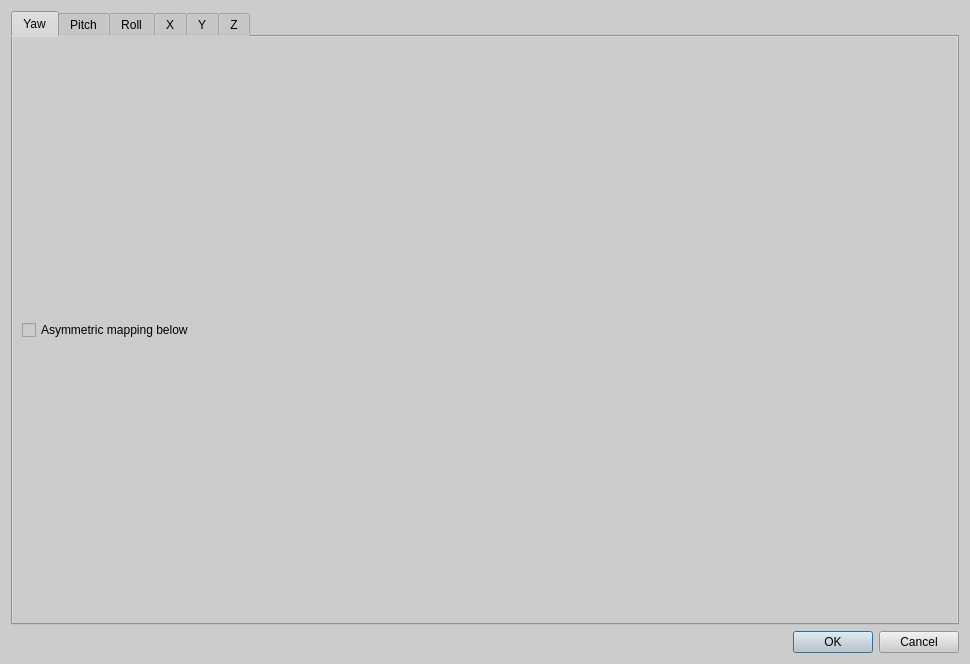
<?xml version="1.0" encoding="UTF-8"?>
<ui version="4.0">
 <class>UICCurveConfigurationDialog</class>
 <widget class="QWidget" name="UICCurveConfigurationDialog">
  <property name="geometry">
   <rect>
    <x>0</x>
    <y>0</y>
    <width>970</width>
    <height>664</height>
   </rect>
  </property>
  <property name="sizePolicy">
   <sizepolicy hsizetype="Fixed" vsizetype="Fixed">
    <horstretch>0</horstretch>
    <verstretch>0</verstretch>
   </sizepolicy>
  </property>
  <property name="minimumSize">
   <size>
    <width>970</width>
    <height>664</height>
   </size>
  </property>
  <property name="maximumSize">
   <size>
    <width>970</width>
    <height>664</height>
   </size>
  </property>
  <property name="windowTitle">
   <string>Mapping properties</string>
  </property>
  <property name="windowIcon">
   <iconset>
    <normaloff>images/facetracknoir.png</normaloff>images/facetracknoir.png</iconset>
  </property>
  <property name="layoutDirection">
   <enum>Qt::LeftToRight</enum>
  </property>
  <property name="styleSheet">
   <string notr="true">background-color: #ccc;</string>
  </property>
  <layout class="QVBoxLayout" name="verticalLayout">
   <item>
    <widget class="QTabWidget" name="tabWidget">
     <property name="styleSheet">
      <string notr="true"/>
     </property>
     <property name="tabPosition">
      <enum>QTabWidget::North</enum>
     </property>
     <property name="currentIndex">
      <number>0</number>
     </property>
     <widget class="QWidget" name="tabWidgetPage1">
      <attribute name="title">
       <string>Yaw</string>
      </attribute>
      <layout class="QVBoxLayout" name="verticalLayout_2">
       <item>
        <widget class="QFunctionConfigurator" name="rxconfig" native="true">
         <property name="colorBezier" stdset="0">
          <color>
           <red>255</red>
           <green>0</green>
           <blue>0</blue>
          </color>
         </property>
         <property name="colorBackground" stdset="0">
          <color>
           <red>240</red>
           <green>240</green>
           <blue>240</blue>
          </color>
         </property>
        </widget>
       </item>
       <item>
        <widget class="QCheckBox" name="rx_altp">
         <property name="text">
          <string>Asymmetric mapping below</string>
         </property>
        </widget>
       </item>
       <item>
        <widget class="QFunctionConfigurator" name="rxconfig_alt" native="true">
         <property name="colorBezier" stdset="0">
          <color>
           <red>255</red>
           <green>0</green>
           <blue>0</blue>
          </color>
         </property>
         <property name="colorBackground" stdset="0">
          <color>
           <red>255</red>
           <green>255</green>
           <blue>255</blue>
          </color>
         </property>
        </widget>
       </item>
      </layout>
     </widget>
     <widget class="QWidget" name="tabWidgetPage2">
      <attribute name="title">
       <string>Pitch</string>
      </attribute>
      <layout class="QVBoxLayout" name="verticalLayout_3">
       <item>
        <widget class="QFunctionConfigurator" name="ryconfig" native="true">
         <property name="colorBezier" stdset="0">
          <color>
           <red>0</red>
           <green>255</green>
           <blue>0</blue>
          </color>
         </property>
         <property name="colorBackground" stdset="0">
          <color>
           <red>240</red>
           <green>240</green>
           <blue>240</blue>
          </color>
         </property>
        </widget>
       </item>
       <item>
        <widget class="QCheckBox" name="ry_altp">
         <property name="text">
          <string>Asymmetric mapping below</string>
         </property>
        </widget>
       </item>
       <item>
        <widget class="QFunctionConfigurator" name="ryconfig_alt" native="true">
         <property name="colorBezier" stdset="0">
          <color>
           <red>0</red>
           <green>255</green>
           <blue>0</blue>
          </color>
         </property>
         <property name="colorBackground" stdset="0">
          <color>
           <red>240</red>
           <green>240</green>
           <blue>240</blue>
          </color>
         </property>
        </widget>
       </item>
      </layout>
     </widget>
     <widget class="QWidget" name="tabWidgetPage3">
      <attribute name="title">
       <string>Roll</string>
      </attribute>
      <layout class="QVBoxLayout" name="verticalLayout_4">
       <item>
        <widget class="QFunctionConfigurator" name="rzconfig" native="true">
         <property name="colorBezier" stdset="0">
          <color>
           <red>0</red>
           <green>0</green>
           <blue>255</blue>
          </color>
         </property>
         <property name="colorBackground" stdset="0">
          <color>
           <red>240</red>
           <green>240</green>
           <blue>240</blue>
          </color>
         </property>
        </widget>
       </item>
       <item>
        <widget class="QCheckBox" name="rz_altp">
         <property name="text">
          <string>Asymmetric mapping below</string>
         </property>
        </widget>
       </item>
       <item>
        <widget class="QFunctionConfigurator" name="rzconfig_alt" native="true">
         <property name="colorBezier" stdset="0">
          <color>
           <red>0</red>
           <green>0</green>
           <blue>255</blue>
          </color>
         </property>
         <property name="colorBackground" stdset="0">
          <color>
           <red>240</red>
           <green>240</green>
           <blue>240</blue>
          </color>
         </property>
        </widget>
       </item>
      </layout>
     </widget>
     <widget class="QWidget" name="tabWidgetPage4">
      <attribute name="title">
       <string>X</string>
      </attribute>
      <layout class="QVBoxLayout" name="verticalLayout_5">
       <item>
        <widget class="QFunctionConfigurator" name="txconfig" native="true">
         <property name="colorBezier" stdset="0">
          <color>
           <red>255</red>
           <green>0</green>
           <blue>255</blue>
          </color>
         </property>
         <property name="colorBackground" stdset="0">
          <color>
           <red>240</red>
           <green>240</green>
           <blue>240</blue>
          </color>
         </property>
        </widget>
       </item>
       <item>
        <widget class="QCheckBox" name="tx_altp">
         <property name="text">
          <string>Asymmetric mapping below</string>
         </property>
        </widget>
       </item>
       <item>
        <widget class="QFunctionConfigurator" name="txconfig_alt" native="true">
         <property name="colorBezier" stdset="0">
          <color>
           <red>255</red>
           <green>0</green>
           <blue>255</blue>
          </color>
         </property>
         <property name="colorBackground" stdset="0">
          <color>
           <red>240</red>
           <green>240</green>
           <blue>240</blue>
          </color>
         </property>
        </widget>
       </item>
      </layout>
     </widget>
     <widget class="QWidget" name="tabWidgetPage5">
      <attribute name="title">
       <string>Y</string>
      </attribute>
      <layout class="QVBoxLayout" name="verticalLayout_6">
       <item>
        <widget class="QFunctionConfigurator" name="tyconfig" native="true">
         <property name="colorBezier" stdset="0">
          <color>
           <red>255</red>
           <green>255</green>
           <blue>0</blue>
          </color>
         </property>
         <property name="colorBackground" stdset="0">
          <color>
           <red>240</red>
           <green>240</green>
           <blue>240</blue>
          </color>
         </property>
        </widget>
       </item>
       <item>
        <widget class="QCheckBox" name="ty_altp">
         <property name="text">
          <string>Asymmetric mapping below</string>
         </property>
        </widget>
       </item>
       <item>
        <widget class="QFunctionConfigurator" name="tyconfig_alt" native="true">
         <property name="colorBezier" stdset="0">
          <color>
           <red>255</red>
           <green>255</green>
           <blue>0</blue>
          </color>
         </property>
         <property name="colorBackground" stdset="0">
          <color>
           <red>240</red>
           <green>240</green>
           <blue>240</blue>
          </color>
         </property>
        </widget>
       </item>
      </layout>
     </widget>
     <widget class="QWidget" name="tabWidgetPage6">
      <attribute name="title">
       <string>Z</string>
      </attribute>
      <layout class="QVBoxLayout" name="verticalLayout_7">
       <item>
        <widget class="QFunctionConfigurator" name="tzconfig" native="true">
         <property name="colorBezier" stdset="0">
          <color>
           <red>0</red>
           <green>255</green>
           <blue>255</blue>
          </color>
         </property>
         <property name="colorBackground" stdset="0">
          <color>
           <red>240</red>
           <green>240</green>
           <blue>240</blue>
          </color>
         </property>
        </widget>
       </item>
       <item>
        <widget class="QCheckBox" name="tz_altp">
         <property name="text">
          <string>Asymmetric mapping below</string>
         </property>
        </widget>
       </item>
       <item>
        <widget class="QFunctionConfigurator" name="tzconfig_alt" native="true">
         <property name="colorBezier" stdset="0">
          <color>
           <red>0</red>
           <green>255</green>
           <blue>255</blue>
          </color>
         </property>
         <property name="colorBackground" stdset="0">
          <color>
           <red>240</red>
           <green>240</green>
           <blue>240</blue>
          </color>
         </property>
        </widget>
       </item>
      </layout>
     </widget>
    </widget>
   </item>
   <item>
    <widget class="QDialogButtonBox" name="buttonBox">
     <property name="standardButtons">
      <set>QDialogButtonBox::Cancel|QDialogButtonBox::Ok</set>
     </property>
    </widget>
   </item>
  </layout>
 </widget>
 <customwidgets>
  <customwidget>
   <class>QFunctionConfigurator</class>
   <extends>QWidget</extends>
   <header>qfunctionconfigurator.h</header>
  </customwidget>
 </customwidgets>
 <tabstops>
  <tabstop>ry_altp</tabstop>
  <tabstop>rz_altp</tabstop>
  <tabstop>tx_altp</tabstop>
  <tabstop>ty_altp</tabstop>
  <tabstop>tz_altp</tabstop>
  <tabstop>tabWidget</tabstop>
  <tabstop>buttonBox</tabstop>
  <tabstop>rx_altp</tabstop>
 </tabstops>
 <resources/>
 <connections/>
 <slots>
  <slot>startEngineClicked()</slot>
  <slot>stopEngineClicked()</slot>
  <slot>cameraSettingsClicked()</slot>
 </slots>
</ui>
